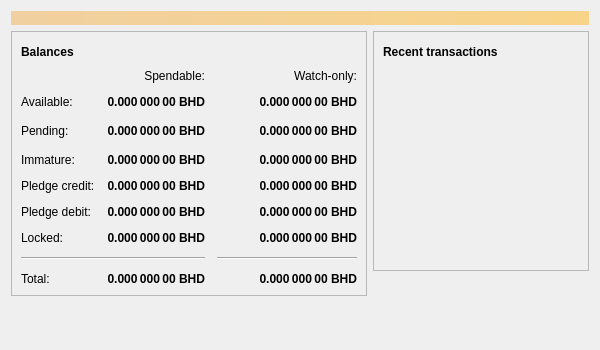
<?xml version="1.0" encoding="UTF-8"?>
<ui version="4.0">
 <class>OverviewPage</class>
 <widget class="QWidget" name="OverviewPage">
  <property name="geometry">
   <rect>
    <x>0</x>
    <y>0</y>
    <width>600</width>
    <height>350</height>
   </rect>
  </property>
  <property name="windowTitle">
   <string>Overview</string>
  </property>
  <layout class="QVBoxLayout" name="topLayout">
   <item>
    <widget class="QLabel" name="labelAlerts">
     <property name="visible">
      <bool>false</bool>
     </property>
     <property name="styleSheet">
      <string notr="true">QLabel { background-color: qlineargradient(x1: 0, y1: 0, x2: 1, y2: 0, stop:0 #F0D0A0, stop:1 #F8D488); color:#000000; }</string>
     </property>
     <property name="wordWrap">
      <bool>true</bool>
     </property>
     <property name="margin">
      <number>3</number>
     </property>
     <property name="textInteractionFlags">
      <set>Qt::TextSelectableByMouse</set>
     </property>
    </widget>
   </item>
   <item>
    <layout class="QHBoxLayout" name="horizontalLayout" stretch="1,1">
     <item>
      <layout class="QVBoxLayout" name="verticalLayout_2">
       <item>
        <widget class="QFrame" name="frame">
         <property name="frameShape">
          <enum>QFrame::StyledPanel</enum>
         </property>
         <property name="frameShadow">
          <enum>QFrame::Raised</enum>
         </property>
         <layout class="QVBoxLayout" name="verticalLayout_4">
          <item>
           <layout class="QHBoxLayout" name="horizontalLayout_4">
            <item>
             <widget class="QLabel" name="label_5">
              <property name="font">
               <font>
                <weight>75</weight>
                <bold>true</bold>
               </font>
              </property>
              <property name="text">
               <string>Balances</string>
              </property>
             </widget>
            </item>
            <item>
             <widget class="QPushButton" name="labelWalletStatus">
              <property name="enabled">
               <bool>true</bool>
              </property>
              <property name="maximumSize">
               <size>
                <width>30</width>
                <height>16777215</height>
               </size>
              </property>
              <property name="toolTip">
               <string>The displayed information may be out of date. Your wallet automatically synchronizes with the BitcoinHD network after a connection is established, but this process has not completed yet.</string>
              </property>
              <property name="text">
               <string/>
              </property>
              <property name="icon">
               <iconset resource="../bitcoin.qrc">
                <normaloff>:/icons/warning</normaloff>
                <disabledoff>:/icons/warning</disabledoff>:/icons/warning</iconset>
              </property>
              <property name="iconSize">
               <size>
                <width>24</width>
                <height>24</height>
               </size>
              </property>
              <property name="flat">
               <bool>true</bool>
              </property>
             </widget>
            </item>
            <item>
             <spacer name="horizontalSpacer_3">
              <property name="orientation">
               <enum>Qt::Horizontal</enum>
              </property>
              <property name="sizeHint" stdset="0">
               <size>
                <width>40</width>
                <height>20</height>
               </size>
              </property>
             </spacer>
            </item>
           </layout>
          </item>
          <item>
           <layout class="QGridLayout" name="gridLayout">
            <property name="spacing">
             <number>12</number>
            </property>
            <item row="2" column="2">
             <widget class="QLabel" name="labelWatchPending">
              <property name="font">
               <font>
                <weight>75</weight>
                <bold>true</bold>
               </font>
              </property>
              <property name="cursor">
               <cursorShape>IBeamCursor</cursorShape>
              </property>
              <property name="toolTip">
               <string>Unconfirmed transactions to watch-only addresses</string>
              </property>
              <property name="text">
               <string notr="true">0.000 000 00 BHD</string>
              </property>
              <property name="alignment">
               <set>Qt::AlignRight|Qt::AlignTrailing|Qt::AlignVCenter</set>
              </property>
              <property name="textInteractionFlags">
               <set>Qt::LinksAccessibleByMouse|Qt::TextSelectableByKeyboard|Qt::TextSelectableByMouse</set>
              </property>
             </widget>
            </item>
            <item row="2" column="1">
             <widget class="QLabel" name="labelUnconfirmed">
              <property name="font">
               <font>
                <weight>75</weight>
                <bold>true</bold>
               </font>
              </property>
              <property name="cursor">
               <cursorShape>IBeamCursor</cursorShape>
              </property>
              <property name="toolTip">
               <string>Total of transactions that have yet to be confirmed, and do not yet count toward the spendable balance</string>
              </property>
              <property name="text">
               <string notr="true">0.000 000 00 BHD</string>
              </property>
              <property name="alignment">
               <set>Qt::AlignRight|Qt::AlignTrailing|Qt::AlignVCenter</set>
              </property>
              <property name="textInteractionFlags">
               <set>Qt::LinksAccessibleByMouse|Qt::TextSelectableByKeyboard|Qt::TextSelectableByMouse</set>
              </property>
             </widget>
            </item>
            <item row="3" column="2">
             <widget class="QLabel" name="labelWatchImmature">
              <property name="font">
               <font>
                <weight>75</weight>
                <bold>true</bold>
               </font>
              </property>
              <property name="cursor">
               <cursorShape>IBeamCursor</cursorShape>
              </property>
              <property name="toolTip">
               <string>Mined balance in watch-only addresses that has not yet matured</string>
              </property>
              <property name="text">
               <string notr="true">0.000 000 00 BHD</string>
              </property>
              <property name="alignment">
               <set>Qt::AlignRight|Qt::AlignTrailing|Qt::AlignVCenter</set>
              </property>
              <property name="textInteractionFlags">
               <set>Qt::LinksAccessibleByMouse|Qt::TextSelectableByKeyboard|Qt::TextSelectableByMouse</set>
              </property>
             </widget>
            </item>
            <item row="3" column="1">
             <widget class="QLabel" name="labelImmature">
              <property name="font">
               <font>
                <weight>75</weight>
                <bold>true</bold>
               </font>
              </property>
              <property name="cursor">
               <cursorShape>IBeamCursor</cursorShape>
              </property>
              <property name="toolTip">
               <string>Mined balance that has not yet matured</string>
              </property>
              <property name="text">
               <string notr="true">0.000 000 00 BHD</string>
              </property>
              <property name="alignment">
               <set>Qt::AlignRight|Qt::AlignTrailing|Qt::AlignVCenter</set>
              </property>
              <property name="textInteractionFlags">
               <set>Qt::LinksAccessibleByMouse|Qt::TextSelectableByKeyboard|Qt::TextSelectableByMouse</set>
              </property>
             </widget>
            </item>
            <item row="2" column="3">
             <spacer name="horizontalSpacer_2">
              <property name="orientation">
               <enum>Qt::Horizontal</enum>
              </property>
              <property name="sizeHint" stdset="0">
               <size>
                <width>40</width>
                <height>20</height>
               </size>
              </property>
             </spacer>
            </item>
            <item row="3" column="0">
             <widget class="QLabel" name="labelImmatureText">
              <property name="text">
               <string>Immature:</string>
              </property>
             </widget>
            </item>
            <item row="0" column="2">
             <widget class="QLabel" name="labelWatchonly">
              <property name="text">
               <string>Watch-only:</string>
              </property>
              <property name="alignment">
               <set>Qt::AlignRight|Qt::AlignTrailing|Qt::AlignVCenter</set>
              </property>
             </widget>
            </item>
            <item row="1" column="0">
             <widget class="QLabel" name="labelBalanceText">
              <property name="text">
               <string>Available:</string>
              </property>
             </widget>
            </item>
            <item row="1" column="1">
             <widget class="QLabel" name="labelBalance">
              <property name="font">
               <font>
                <weight>75</weight>
                <bold>true</bold>
               </font>
              </property>
              <property name="cursor">
               <cursorShape>IBeamCursor</cursorShape>
              </property>
              <property name="toolTip">
               <string>Your current spendable balance</string>
              </property>
              <property name="text">
               <string notr="true">0.000 000 00 BHD</string>
              </property>
              <property name="alignment">
               <set>Qt::AlignRight|Qt::AlignTrailing|Qt::AlignVCenter</set>
              </property>
              <property name="textInteractionFlags">
               <set>Qt::LinksAccessibleByMouse|Qt::TextSelectableByKeyboard|Qt::TextSelectableByMouse</set>
              </property>
             </widget>
            </item>
            <item row="1" column="2">
             <widget class="QLabel" name="labelWatchAvailable">
              <property name="font">
               <font>
                <weight>75</weight>
                <bold>true</bold>
               </font>
              </property>
              <property name="cursor">
               <cursorShape>IBeamCursor</cursorShape>
              </property>
              <property name="toolTip">
               <string>Your current balance in watch-only addresses</string>
              </property>
              <property name="text">
               <string notr="true">0.000 000 00 BHD</string>
              </property>
              <property name="alignment">
               <set>Qt::AlignRight|Qt::AlignTrailing|Qt::AlignVCenter</set>
              </property>
              <property name="textInteractionFlags">
               <set>Qt::LinksAccessibleByMouse|Qt::TextSelectableByKeyboard|Qt::TextSelectableByMouse</set>
              </property>
             </widget>
            </item>
            <item row="2" column="0">
             <widget class="QLabel" name="labelPendingText">
              <property name="text">
               <string>Pending:</string>
              </property>
             </widget>
            </item>
            <item row="0" column="1">
             <widget class="QLabel" name="labelSpendable">
              <property name="text">
               <string>Spendable:</string>
              </property>
              <property name="alignment">
               <set>Qt::AlignRight|Qt::AlignTrailing|Qt::AlignVCenter</set>
              </property>
             </widget>
            </item>
            <item row="4" column="0">
             <widget class="QLabel" name="labelPledgeCreditText">
              <property name="text">
               <string>Pledge credit:</string>
              </property>
             </widget>
            </item>
            <item row="5" column="0">
             <widget class="QLabel" name="labelPledgeDebitText">
              <property name="text">
               <string>Pledge debit:</string>
              </property>
             </widget>
            </item>
            <item row="6" column="0">
             <widget class="QLabel" name="labelLockedText">
              <property name="text">
               <string>Locked:</string>
              </property>
             </widget>
            </item>
            <item row="4" column="1">
             <widget class="QLabel" name="labelPledgeCredit">
              <property name="font">
               <font>
                <weight>75</weight>
                <bold>true</bold>
               </font>
              </property>
              <property name="cursor">
               <cursorShape>IBeamCursor</cursorShape>
              </property>
              <property name="toolTip">
               <string>Total of balance that have to be pledge credit, and do not yet count toward the spendable balance</string>
              </property>
              <property name="text">
               <string notr="true">0.000 000 00 BHD</string>
              </property>
              <property name="alignment">
               <set>Qt::AlignRight|Qt::AlignTrailing|Qt::AlignVCenter</set>
              </property>
              <property name="textInteractionFlags">
               <set>Qt::LinksAccessibleByMouse|Qt::TextSelectableByKeyboard|Qt::TextSelectableByMouse</set>
              </property>
             </widget>
            </item>
            <item row="5" column="1">
             <widget class="QLabel" name="labelPledgeDebit">
              <property name="font">
               <font>
                <weight>75</weight>
                <bold>true</bold>
               </font>
              </property>
              <property name="cursor">
               <cursorShape>IBeamCursor</cursorShape>
              </property>
              <property name="toolTip">
               <string>Total of balance that have to be pledge debit, and do not yet count toward the spendable balance</string>
              </property>
              <property name="text">
               <string notr="true">0.000 000 00 BHD</string>
              </property>
              <property name="alignment">
               <set>Qt::AlignRight|Qt::AlignTrailing|Qt::AlignVCenter</set>
              </property>
              <property name="textInteractionFlags">
               <set>Qt::LinksAccessibleByMouse|Qt::TextSelectableByKeyboard|Qt::TextSelectableByMouse</set>
              </property>
             </widget>
            </item>
            <item row="6" column="1">
             <widget class="QLabel" name="labelLocked">
              <property name="font">
               <font>
                <weight>75</weight>
                <bold>true</bold>
               </font>
              </property>
              <property name="cursor">
               <cursorShape>IBeamCursor</cursorShape>
              </property>
              <property name="toolTip">
               <string>Total of balance that have to be locked (for bind plotter), and do not yet count toward the spendable balance</string>
              </property>
              <property name="text">
               <string notr="true">0.000 000 00 BHD</string>
              </property>
              <property name="alignment">
               <set>Qt::AlignRight|Qt::AlignTrailing|Qt::AlignVCenter</set>
              </property>
              <property name="textInteractionFlags">
               <set>Qt::LinksAccessibleByMouse|Qt::TextSelectableByKeyboard|Qt::TextSelectableByMouse</set>
              </property>
             </widget>
            </item>
            <item row="4" column="2">
             <widget class="QLabel" name="labelWatchPledgeCredit">
              <property name="font">
               <font>
                <weight>75</weight>
                <bold>true</bold>
               </font>
              </property>
              <property name="cursor">
               <cursorShape>IBeamCursor</cursorShape>
              </property>
              <property name="toolTip">
               <string>Pledge credit balance to watch-only addresses</string>
              </property>
              <property name="text">
               <string notr="true">0.000 000 00 BHD</string>
              </property>
              <property name="alignment">
               <set>Qt::AlignRight|Qt::AlignTrailing|Qt::AlignVCenter</set>
              </property>
              <property name="textInteractionFlags">
               <set>Qt::LinksAccessibleByMouse|Qt::TextSelectableByKeyboard|Qt::TextSelectableByMouse</set>
              </property>
             </widget>
            </item>
            <item row="5" column="2">
             <widget class="QLabel" name="labelWatchPledgeDebit">
              <property name="font">
               <font>
                <weight>75</weight>
                <bold>true</bold>
               </font>
              </property>
              <property name="cursor">
               <cursorShape>IBeamCursor</cursorShape>
              </property>
              <property name="toolTip">
               <string>Pledge debit balance to watch-only addresses</string>
              </property>
              <property name="text">
               <string notr="true">0.000 000 00 BHD</string>
              </property>
              <property name="alignment">
               <set>Qt::AlignRight|Qt::AlignTrailing|Qt::AlignVCenter</set>
              </property>
              <property name="textInteractionFlags">
               <set>Qt::LinksAccessibleByMouse|Qt::TextSelectableByKeyboard|Qt::TextSelectableByMouse</set>
              </property>
             </widget>
            </item>
            <item row="6" column="2">
             <widget class="QLabel" name="labelWatchLocked">
              <property name="font">
               <font>
                <weight>75</weight>
                <bold>true</bold>
               </font>
              </property>
              <property name="cursor">
               <cursorShape>IBeamCursor</cursorShape>
              </property>
              <property name="toolTip">
               <string>Locked (for bind plotter) balance to watch-only addresses</string>
              </property>
              <property name="text">
               <string notr="true">0.000 000 00 BHD</string>
              </property>
              <property name="alignment">
               <set>Qt::AlignRight|Qt::AlignTrailing|Qt::AlignVCenter</set>
              </property>
              <property name="textInteractionFlags">
               <set>Qt::LinksAccessibleByMouse|Qt::TextSelectableByKeyboard|Qt::TextSelectableByMouse</set>
              </property>
             </widget>
            </item>
            <item row="7" column="0" colspan="2">
             <widget class="Line" name="line">
              <property name="orientation">
               <enum>Qt::Horizontal</enum>
              </property>
             </widget>
            </item>
            <item row="7" column="2">
             <widget class="Line" name="lineWatchBalance">
              <property name="sizePolicy">
               <sizepolicy hsizetype="Preferred" vsizetype="Fixed">
                <horstretch>0</horstretch>
                <verstretch>0</verstretch>
               </sizepolicy>
              </property>
              <property name="minimumSize">
               <size>
                <width>140</width>
                <height>0</height>
               </size>
              </property>
              <property name="orientation">
               <enum>Qt::Horizontal</enum>
              </property>
             </widget>
            </item>
            <item row="8" column="0">
             <widget class="QLabel" name="labelTotalText">
              <property name="text">
               <string>Total:</string>
              </property>
             </widget>
            </item>
            <item row="8" column="1">
             <widget class="QLabel" name="labelTotal">
              <property name="font">
               <font>
                <weight>75</weight>
                <bold>true</bold>
               </font>
              </property>
              <property name="cursor">
               <cursorShape>IBeamCursor</cursorShape>
              </property>
              <property name="toolTip">
               <string>Your current total balance</string>
              </property>
              <property name="text">
               <string notr="true">0.000 000 00 BHD</string>
              </property>
              <property name="alignment">
               <set>Qt::AlignRight|Qt::AlignTrailing|Qt::AlignVCenter</set>
              </property>
              <property name="textInteractionFlags">
               <set>Qt::LinksAccessibleByMouse|Qt::TextSelectableByKeyboard|Qt::TextSelectableByMouse</set>
              </property>
             </widget>
            </item>
            <item row="8" column="2">
             <widget class="QLabel" name="labelWatchTotal">
              <property name="font">
               <font>
                <weight>75</weight>
                <bold>true</bold>
               </font>
              </property>
              <property name="cursor">
               <cursorShape>IBeamCursor</cursorShape>
              </property>
              <property name="toolTip">
               <string>Current total balance in watch-only addresses</string>
              </property>
              <property name="text">
               <string notr="true">0.000 000 00 BHD</string>
              </property>
              <property name="alignment">
               <set>Qt::AlignRight|Qt::AlignTrailing|Qt::AlignVCenter</set>
              </property>
              <property name="textInteractionFlags">
               <set>Qt::LinksAccessibleByMouse|Qt::TextSelectableByKeyboard|Qt::TextSelectableByMouse</set>
              </property>
             </widget>
            </item>
           </layout>
          </item>
         </layout>
        </widget>
       </item>
       <item>
        <spacer name="verticalSpacer">
         <property name="orientation">
          <enum>Qt::Vertical</enum>
         </property>
         <property name="sizeHint" stdset="0">
          <size>
           <width>20</width>
           <height>40</height>
          </size>
         </property>
        </spacer>
       </item>
      </layout>
     </item>
     <item>
      <layout class="QVBoxLayout" name="verticalLayout_3">
       <item>
        <widget class="QFrame" name="frame_2">
         <property name="frameShape">
          <enum>QFrame::StyledPanel</enum>
         </property>
         <property name="frameShadow">
          <enum>QFrame::Raised</enum>
         </property>
         <layout class="QVBoxLayout" name="verticalLayout">
          <item>
           <layout class="QHBoxLayout" name="horizontalLayout_2">
            <item>
             <widget class="QLabel" name="label_4">
              <property name="font">
               <font>
                <weight>75</weight>
                <bold>true</bold>
               </font>
              </property>
              <property name="text">
               <string>Recent transactions</string>
              </property>
             </widget>
            </item>
            <item>
             <widget class="QPushButton" name="labelTransactionsStatus">
              <property name="enabled">
               <bool>true</bool>
              </property>
              <property name="maximumSize">
               <size>
                <width>30</width>
                <height>16777215</height>
               </size>
              </property>
              <property name="toolTip">
               <string>The displayed information may be out of date. Your wallet automatically synchronizes with the BHD network after a connection is established, but this process has not completed yet.</string>
              </property>
              <property name="text">
               <string/>
              </property>
              <property name="icon">
               <iconset resource="../bitcoin.qrc">
                <normaloff>:/icons/warning</normaloff>
                <disabledoff>:/icons/warning</disabledoff>:/icons/warning</iconset>
              </property>
              <property name="iconSize">
               <size>
                <width>24</width>
                <height>24</height>
               </size>
              </property>
              <property name="flat">
               <bool>true</bool>
              </property>
             </widget>
            </item>
            <item>
             <spacer name="horizontalSpacer">
              <property name="orientation">
               <enum>Qt::Horizontal</enum>
              </property>
              <property name="sizeHint" stdset="0">
               <size>
                <width>40</width>
                <height>20</height>
               </size>
              </property>
             </spacer>
            </item>
           </layout>
          </item>
          <item>
           <widget class="QListView" name="listTransactions">
            <property name="styleSheet">
             <string notr="true">QListView { background: transparent; }</string>
            </property>
            <property name="frameShape">
             <enum>QFrame::NoFrame</enum>
            </property>
            <property name="verticalScrollBarPolicy">
             <enum>Qt::ScrollBarAlwaysOff</enum>
            </property>
            <property name="horizontalScrollBarPolicy">
             <enum>Qt::ScrollBarAlwaysOff</enum>
            </property>
            <property name="selectionMode">
             <enum>QAbstractItemView::NoSelection</enum>
            </property>
           </widget>
          </item>
         </layout>
        </widget>
       </item>
       <item>
        <spacer name="verticalSpacer_2">
         <property name="orientation">
          <enum>Qt::Vertical</enum>
         </property>
         <property name="sizeHint" stdset="0">
          <size>
           <width>20</width>
           <height>40</height>
          </size>
         </property>
        </spacer>
       </item>
      </layout>
     </item>
    </layout>
   </item>
  </layout>
 </widget>
 <resources/>
 <connections/>
</ui>
